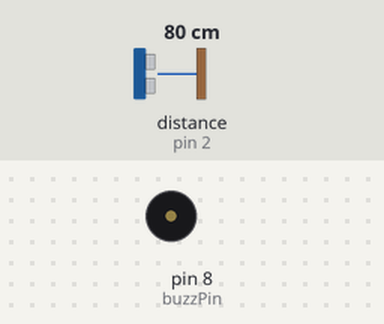
A sketch run on a simulated Arduino Uno, built with avr-gcc and run on an emulated ATmega328P. On the bench: buzzer (waves = sounding, pin HIGH). Wiring (inferred from the names in the program): ultrasonic range finder: trigger pin 3; echo pin 2. The inputs (shaded band) are chosen by the test bench; at power-on: distance to the obstacle (sensor on pin 2) 80 cm. The echo pulse lasts 58.3 µs per cm; pins used as bus, display or sensor lines are not drawn.

Above: at 1.2 s.
1.3 s: distance to the obstacle (sensor on pin 2) set to 29 cm
2.8 s: distance to the obstacle (sensor on pin 2) set to 24 cm
At 3.9 s:
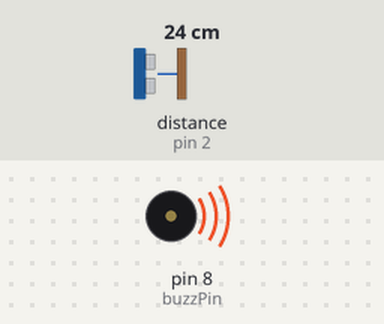
4.3 s: distance to the obstacle (sensor on pin 2) set to 35 cm
At 5.4 s:
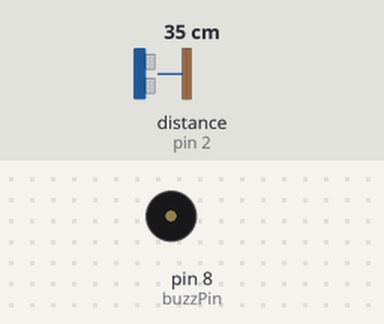
5.8 s: distance to the obstacle (sensor on pin 2) set to 2 cm
At 6.3 s:
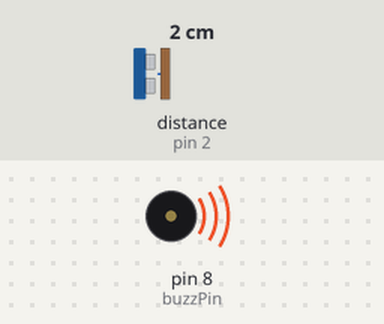
Timing chart, 0 to 8.3 s (numbered marks = the images above; inputs shaded):
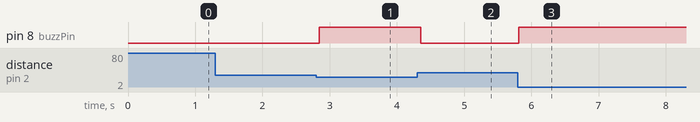

Measured:
- the behaviour switches between 27 and 26 cm on distance to the obstacle (sensor on pin 2) (found by bisection; images 0 and 1)
- after the input at 1.3 s, every drawn part: stays the same
- after the input at 2.8 s, pin 8 (buzzPin): LOW → HIGH at once
- after the input at 4.3 s, pin 8 (buzzPin): HIGH → LOW after 0.05 s
- after the input at 5.8 s, pin 8 (buzzPin): LOW → HIGH at once

The sketch:

Distance_sensor_using_buzzer.ino
```cpp
/*
This code should work to get warning cross the buzzer when something be closer than 0.5 meter
Circuit is ultrasonic sensor and buzzer +5v and Arduino uno is used
a_atef45@yahoo.com
www.zerosnones.net
+201153300223
*/
// Define pins for ultrasonic and buzzer
int const trigPin = 3;
int const echoPin = 2;
int const buzzPin = 8;
void setup()
{
pinMode(trigPin, OUTPUT); // trig pin will have pulses output
pinMode(echoPin, INPUT); // echo pin should be input to get pulse width
pinMode(buzzPin, OUTPUT); // buzz pin is output to control buzzering
}
void loop()
{
// Duration will be the input pulse width and distance will be the distance to the obstacle in centimeters
int duration, distance;
// Output pulse with 1ms width on trigPin
digitalWrite(trigPin, HIGH);
delay(1);
digitalWrite(trigPin, LOW);
// Measure the pulse input in echo pin
duration = pulseIn(echoPin, HIGH);
// Distance is half the duration devided by 29.1 (from datasheet)
distance = (duration/2) / 29.1;
// if distance less than 0.5 meter and more than 0 (0 or less means over range)
if (distance <= 25 && distance >= 0) {
// Buzz
digitalWrite(buzzPin, HIGH);
} else {
// Don't buzz
digitalWrite(buzzPin, LOW);
}
// Waiting 60 ms won't hurt any one
delay(60);
}
```
